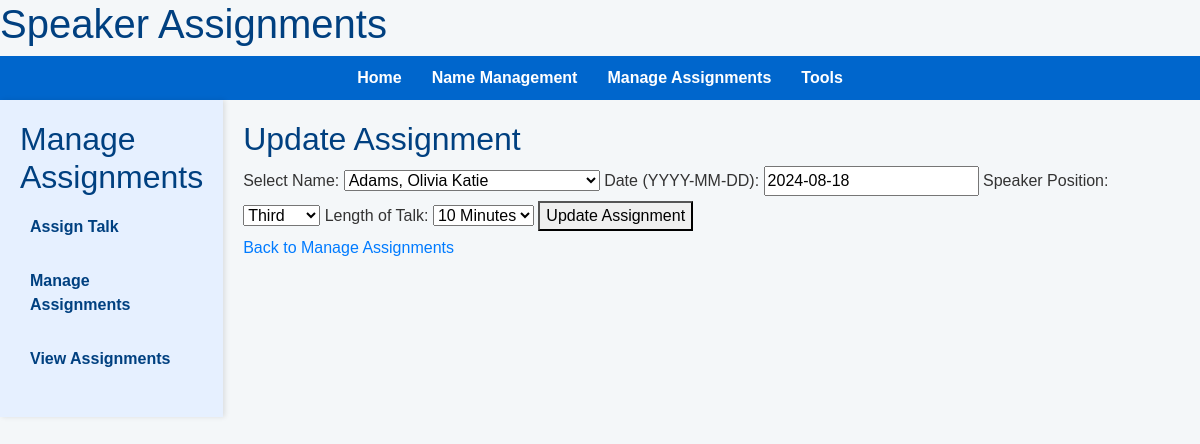
The app's page /assign/update/1, older data.
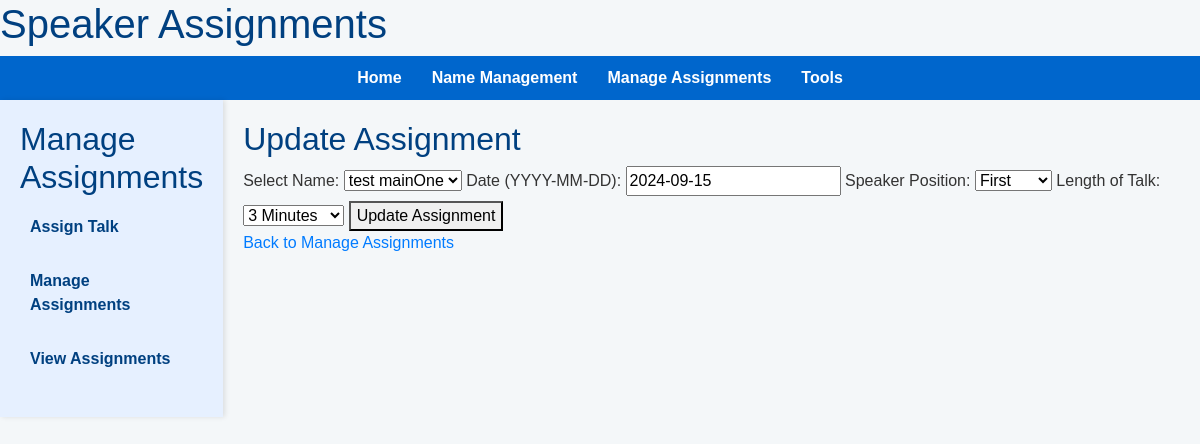
The same page, newer data.
### app/models.py (models this page shows)
class TalkAssignment(db.Model):
    id = db.Column(db.Integer, primary_key=True)
    speaker_id = db.Column(db.Integer, db.ForeignKey('record.id'), nullable=False)
    date = db.Column(db.Date, nullable=False)
    speaker_pos = db.Column(db.String(50), nullable=False)
    talk_length = db.Column(db.String(20), nullable=False)
    theme_id = db.Column(db.Integer, db.ForeignKey('theme.id'), nullable=True)
    topic_id = db.Column(db.Integer, db.ForeignKey('topic.id'), nullable=True)

class Record(db.Model):
    id = db.Column(db.Integer, primary_key=True)
    name = db.Column(db.String(80), unique=True, nullable=False)
    exception = db.Column(db.String(20), nullable=True)
    assignments = db.relationship('TalkAssignment', backref='speaker', lazy=True)

### app/routes/assign.py (the view, shortened to what this page needs)
@bp.route('/update/<int:assignment_id>', methods=['GET', 'POST'])
def update_assignment(assignment_id):
    assignment = TalkAssignment.query.get_or_404(assignment_id)
    records = Record.query.all()
    return render_template('update_assignment.html', assignment=assignment, records=records)

### app/templates/update_assignment.html (shortened to what this page needs)
{% extends "base.html" %}
{% block content %}
<h2>Update Assignment</h2>
<form method="post" action="{{ url_for('assign.update_assignment', assignment_id=assignment.id) }}">
    <label for="record_id">Select Name:</label>
    <select id="record_id" name="record_id">
        {% for record in records %}
        <option value="{{ record.id }}" {% if assignment.speaker_id == record.id %}selected{% endif %}>{{ record.name }}</option>
        {% endfor %}
    </select>
    <label for="date">Date (YYYY-MM-DD):</label>
    <input type="text" id="date" name="date" value="{{ assignment.date }}" required>
    <label for="speaker_pos">Speaker Position:</label>
    <select id="speaker_pos" name="speaker_pos" required>
        <option value="First" {% if assignment.speaker_pos == 'First' %}selected{% endif %}>First</option>
        <option value="Third" {% if assignment.speaker_pos == 'Third' %}selected{% endif %}>Third</option>
    </select>
    <label for="talk_length">Length of Talk:</label>
    <select id="talk_length" name="talk_length" required>
        <option value="3 Minutes" {% if assignment.talk_length == '3 Minutes' %}selected{% endif %}>3 Minutes</option>
        <option value="10 Minutes" {% if assignment.talk_length == '10 Minutes' %}selected{% endif %}>10 Minutes</option>
    </select>
    <button type="submit">Update Assignment</button>
</form>
<a href="{{ url_for('assign.manage_assignments') }}">Back to Manage Assignments</a>
{% endblock %}

Row changes from the older to the newer data that the page shows:
changed TalkAssignment: record_id "Adams, Olivia Katie" → "test mainOne"; date "2024-08-18" → "2024-09-15"; speaker_pos "Third" → "First"; talk_length "10 Minutes" → (not shown)
Text that changed along with them:
form field talk_length: (not shown) → "3 Minutes"
